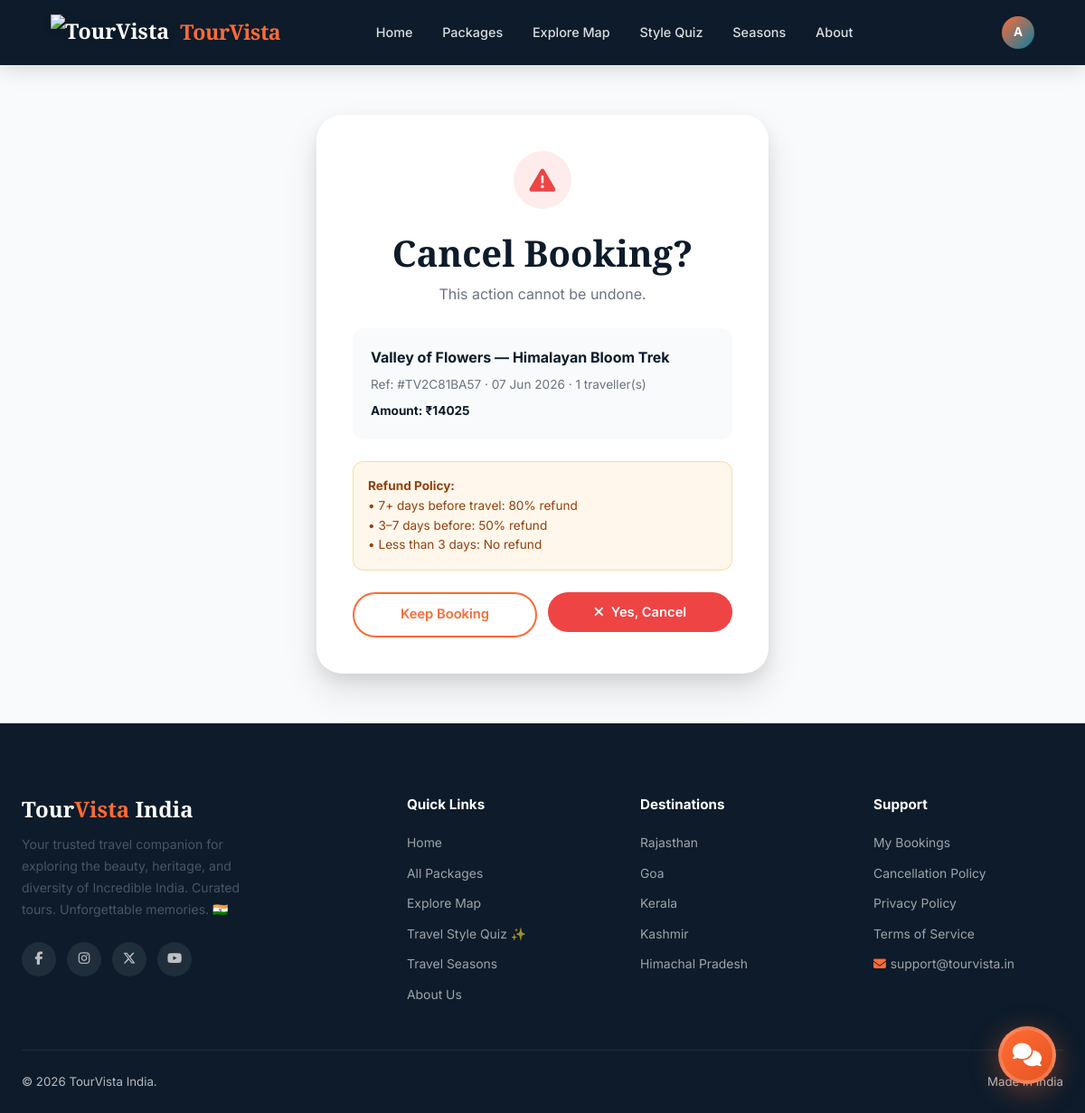
Screenshot of /bookings/cancel/TV2C81BA57/ (signed in) with the database file from the repository.
### bookings/models.py (models this page shows, shortened)
class Booking(models.Model):
    booking_ref = models.CharField(max_length=12, unique=True, blank=True)
    user = models.ForeignKey(User, on_delete=models.CASCADE, related_name='bookings')
    package = models.ForeignKey(TourPackage, on_delete=models.CASCADE, related_name='bookings')
    first_name = models.CharField(max_length=50)
    last_name = models.CharField(max_length=50)
    email = models.EmailField()
    phone = models.CharField(max_length=15)
    num_travellers = models.PositiveIntegerField(default=1)
    travel_date = models.DateField()
    special_requests = models.TextField(blank=True)
    price_per_person = models.DecimalField(max_digits=10, decimal_places=2)
    total_amount = models.DecimalField(max_digits=12, decimal_places=2)
    status = models.CharField(max_length=20, choices=BOOKING_STATUS, default='pending')
    created_at = models.DateTimeField(auto_now_add=True)
    updated_at = models.DateTimeField(auto_now=True)
    class Meta:
        ordering = ['-created_at']
        indexes = [
            models.Index(fields=['status']),
            models.Index(fields=['created_at']),
            models.Index(fields=['travel_date']),
        ]

### core/models.py (models this page shows, shortened)
class TourPackage(models.Model):
    title = models.CharField(max_length=255)
    slug = models.SlugField(unique=True, blank=True)
    destination = models.ForeignKey(Destination, on_delete=models.SET_NULL, null=True, blank=True)
    state = models.CharField(max_length=50, choices=INDIAN_STATES, default='rajasthan')
    description = models.TextField()
    highlights = models.TextField(blank=True, help_text="One highlight per line")
    itinerary = models.TextField(blank=True, help_text="Day-wise itinerary")
    inclusions = models.TextField(blank=True)
    exclusions = models.TextField(blank=True)
    duration_days = models.PositiveIntegerField(default=3)
    max_group_size = models.PositiveIntegerField(default=20)
    price_per_person = models.DecimalField(max_digits=10, decimal_places=2)
    discount_percent = models.PositiveIntegerField(default=0)
    difficulty = models.CharField(max_length=20, choices=DIFFICULTY_LEVELS, default='easy')
    best_season = models.CharField(max_length=20, choices=SEASONS, default='all')
    transportation = models.CharField(max_length=30, choices=TRANSPORT_CHOICES, default='flight')
    accommodation = models.CharField(max_length=30, choices=ACCOMMODATION_CHOICES, default='hotel')
    hotel_name = models.CharField(max_length=255, blank=True, help_text="Specific hotel name, e.g. Taj Lake Palace")
    hotel_star_rating = models.PositiveIntegerField(
        null=True, blank=True,
        choices=[(i, f'{i} Star') for i in range(1, 6)],
        help_text="Hotel star rating 1–5"
    )
    transport_details = models.CharField(max_length=255, blank=True, help_text="e.g. Indigo Flight + Private Innova Crysta")
    main_image = models.ImageField(upload_to='packages/', null=True, blank=True)
    image_2 = models.ImageField(upload_to='packages/', null=True, blank=True)
    image_3 = models.ImageField(upload_to='packages/', null=True, blank=True)
    image_4 = models.ImageField(upload_to='packages/', null=True, blank=True)
    is_featured = models.BooleanField(default=False)
    is_active = models.BooleanField(default=True)
    created_at = models.DateTimeField(auto_now_add=True)
    updated_at = models.DateTimeField(auto_now=True)
    city_name = models.CharField(max_length=100, blank=True, help_text="City name for weather API (e.g. Jaipur)")
    class Meta:
        ordering = ['-is_featured', '-created_at']
        indexes = [
            models.Index(fields=['is_active']),
            models.Index(fields=['state']),
            models.Index(fields=['price_per_person']),
            models.Index(fields=['is_featured', 'created_at']),
            models.Index(fields=['is_active', 'state']),
            models.Index(fields=['difficulty']),
            models.Index(fields=['best_season']),
        ]

### bookings/views.py (the view)
# urls.py: path('cancel/<str:booking_ref>/', views.cancel_booking, name='cancel'),
@login_required
def cancel_booking(request, booking_ref):
    booking = get_object_or_404(Booking, booking_ref=booking_ref, user=request.user)
    if booking.status in ['cancelled', 'completed']:
        messages.warning(request, 'This booking cannot be cancelled.')
        return redirect('accounts:dashboard')
    if request.method == 'POST':
        booking.status = 'cancelled'
        booking.save()
        messages.success(request, f'Booking #{booking.booking_ref} has been cancelled.')
        return redirect('accounts:dashboard')
    return render(request, 'bookings/cancel_confirm.html', {'booking': booking})

### templates/bookings/cancel_confirm.html (shortened to what this page needs)
{% extends 'base.html' %}
{% block content %}
<div style="min-height:100vh;display:flex;align-items:center;justify-content:center;background:var(--gray-50);padding-top:var(--navbar-height)">
  <div style="background:white;border-radius:var(--radius-xl);padding:2.5rem;max-width:500px;width:100%;margin:1rem;box-shadow:var(--shadow-lg)">
    <div style="width:64px;height:64px;background:rgba(239,68,68,.1);border-radius:50%;display:flex;align-items:center;justify-content:center;margin:0 auto 1.5rem;font-size:1.8rem;color:var(--danger)">
      <i class="fas fa-exclamation-triangle"></i>
    </div>
    <h2 style="text-align:center;color:var(--navy);margin-bottom:.5rem">Cancel Booking?</h2>
    <p style="text-align:center;color:var(--gray-500);margin-bottom:1.5rem">This action cannot be undone.</p>
    <div style="background:var(--gray-50);border-radius:var(--radius);padding:1.25rem;margin-bottom:1.5rem">
      <div style="font-weight:700;color:var(--navy);margin-bottom:.4rem">{{ booking.package.title }}</div>
      <div style="font-size:.85rem;color:var(--gray-500)">Ref: #{{ booking.booking_ref }} · {{ booking.travel_date|date:"d M Y" }} · {{ booking.num_travellers }} traveller(s)</div>
      <div style="font-size:.85rem;font-weight:700;color:var(--navy);margin-top:.5rem">Amount: ₹{{ booking.total_amount|floatformat:0 }}</div>
    </div>
    <div style="background:rgba(245,158,11,.08);border:1px solid rgba(245,158,11,.3);border-radius:var(--radius);padding:1rem;margin-bottom:1.5rem;font-size:.85rem;color:#92400E">
      <strong>Refund Policy:</strong><br>
      • 7+ days before travel: 80% refund<br>
      • 3–7 days before: 50% refund<br>
      • Less than 3 days: No refund
    </div>
    <div style="display:grid;grid-template-columns:1fr 1fr;gap:.75rem">
      <a href="{% url 'accounts:dashboard' %}" class="btn btn-outline" style="justify-content:center">Keep Booking</a>
      <form method="post">
        <button type="submit" class="btn w-100" style="background:var(--danger);color:white;justify-content:center">
          <i class="fas fa-times"></i> Yes, Cancel
        </button>
      </form>
    </div>
  </div>
</div>
{% endblock %}

### templates/base.html (shortened to what this page needs)
{% load static %}
<!DOCTYPE html>
<html lang="en">
<head>
  <link rel="stylesheet" href="https://cdnjs.cloudflare.com/ajax/libs/font-awesome/6.5.1/css/all.min.css">
  <link rel="stylesheet" href="{% static 'css/style.css' %}">
  <link rel="stylesheet" href="https://unpkg.com/leaflet@1.9.4/dist/leaflet.css">
  <link rel="stylesheet" href="https://unpkg.com/aos@2.3.1/dist/aos.css">
</head>
<body>
  <nav class="navbar {% block navbar_class %}solid{% endblock %}" id="main-navbar">
    <div class="container" style="display:flex;align-items:center;width:100%;gap:2rem">
      <a href="{% url 'core:home' %}" class="nav-brand" style="display:flex;align-items:center;gap:.75rem">
        <img src="{% static 'img/logo.png' %}" alt="TourVista"
          style="height:40px;width:auto;filter:drop-shadow(0 2px 4px rgba(0,0,0,.2))">
        <span style="font-family:'Playfair Display',serif;font-weight:700;letter-spacing:-0.02em">Tour<span
            style="color:var(--saffron)">Vista</span></span>
      </a>
      <div class="nav-links">
        <a href="{% url 'core:home' %}" {% if request.resolver_match.url_name == 'home' %}class="active" {% endif %}>Home</a>
        <a href="{% url 'core:packages' %}" {% if 'package' in request.resolver_match.url_name %}class="active" {% endif %}>Packages</a>
        <a href="{% url 'core:explore_map' %}">Explore Map</a>
        <a href="{% url 'features:quiz' %}" {% if request.resolver_match.url_name == 'quiz' %}class="active" {% endif %}>Style Quiz</a>
        <a href="{% url 'core:seasons' %}">Seasons</a>
        <a href="{% url 'core:about' %}">About</a>
      </div>
      <div class="nav-actions" style="margin-left:auto;flex-shrink:0">
        {% if user.is_authenticated %}
        <div class="nav-dropdown">
          <div class="nav-avatar" title="{{ user.username }}">
            {% if user.first_name %}{{ user.first_name.0|upper }}{% else %}{{ user.username.0|upper }}{% endif %}
          </div>
        </div>
        {% else %}
        <a href="{% url 'accounts:login' %}" class="btn btn-outline btn-sm"
          style="color:white;border-color:rgba(255,255,255,.4)">Login</a>
        <a href="{% url 'accounts:register' %}" class="btn btn-primary btn-sm">Sign Up Free</a>
        {% endif %}
      </div>
    </div>
  </nav>
  {% block content %}{% endblock %}
  <footer class="footer">
    <div class="container">
      <div class="footer-grid">
        <div class="footer-brand">
          <h3>Tour<span>Vista</span> India</h3>
          <p>Your trusted travel companion for exploring the beauty, heritage, and diversity of Incredible India.
            Curated tours. Unforgettable memories. 🇮🇳</p>
          <div class="footer-social">
            <a href="#" aria-label="Facebook"><i class="fab fa-facebook-f"></i></a>
            <a href="#" aria-label="Instagram"><i class="fab fa-instagram"></i></a>
            <a href="#" aria-label="Twitter"><i class="fab fa-x-twitter"></i></a>
            <a href="#" aria-label="YouTube"><i class="fab fa-youtube"></i></a>
          </div>
        </div>
        <div class="footer-col">
          <h4>Quick Links</h4>
          <ul>
            <li><a href="{% url 'core:home' %}">Home</a></li>
            <li><a href="{% url 'core:packages' %}">All Packages</a></li>
            <li><a href="{% url 'core:explore_map' %}">Explore Map</a></li>
            <li><a href="{% url 'features:quiz' %}">Travel Style Quiz ✨</a></li>
            <li><a href="{% url 'core:seasons' %}">Travel Seasons</a></li>
            <li><a href="{% url 'core:about' %}">About Us</a></li>
          </ul>
        </div>
        <div class="footer-col">
          <h4>Destinations</h4>
          <ul>
            <li><a href="{% url 'core:packages' %}?state=rajasthan">Rajasthan</a></li>
            <li><a href="{% url 'core:packages' %}?state=goa">Goa</a></li>
            <li><a href="{% url 'core:packages' %}?state=kerala">Kerala</a></li>
            <li><a href="{% url 'core:packages' %}?state=kashmir">Kashmir</a></li>
            <li><a href="{% url 'core:packages' %}?state=himachal_pradesh">Himachal Pradesh</a></li>
          </ul>
        </div>
        <div class="footer-col">
          <h4>Support</h4>
          <ul>
            <li><a href="{% url 'accounts:dashboard' %}">My Bookings</a></li>
            <li><a href="#">Cancellation Policy</a></li>
            <li><a href="#">Privacy Policy</a></li>
            <li><a href="#">Terms of Service</a></li>
            <li><a href="mailto:support@tourvista.in"><i class="fas fa-envelope"
                  style="margin-right:.3rem;color:#FF6B35"></i>support@tourvista.in</a></li>
          </ul>
        </div>
      </div>
      <div class="footer-bottom">
        <span>© {% now "Y" %} TourVista India.</span>
        <span>Made in India </span>
      </div>
    </div>
  </footer>
  <div class="chatbot-bubble">
    <button class="chatbot-toggle" id="chatbot-toggle" aria-label="Open chat assistant" aria-expanded="false">
      <i class="fas fa-comments"></i>
    </button>
  </div>
</body>
</html>

### rows the page displays
Booking: package "Valley of Flowers — Himalayan Bloom Trek", booking_ref "TV2C81BA57", travel_date "07 Jun 2026", num_travellers "1", total_amount "14025"

### other values shown
{{ user.first_name.0|upper }} "A"
